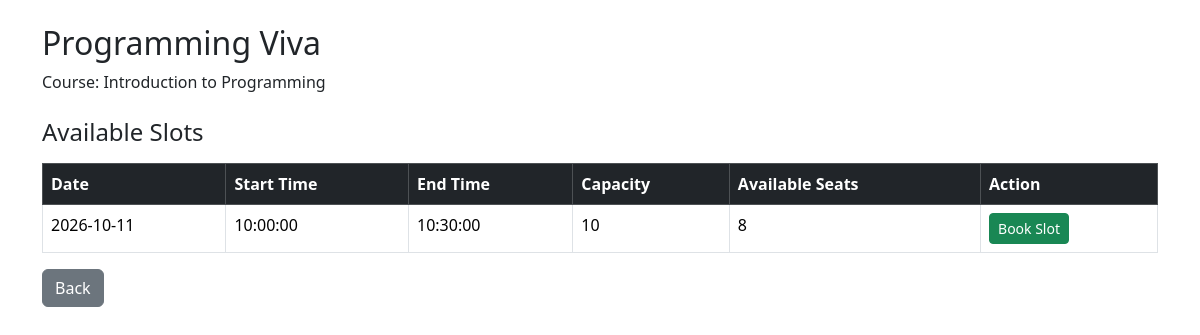
Page /student/exam/1/slots (signed in) on the earlier database version.
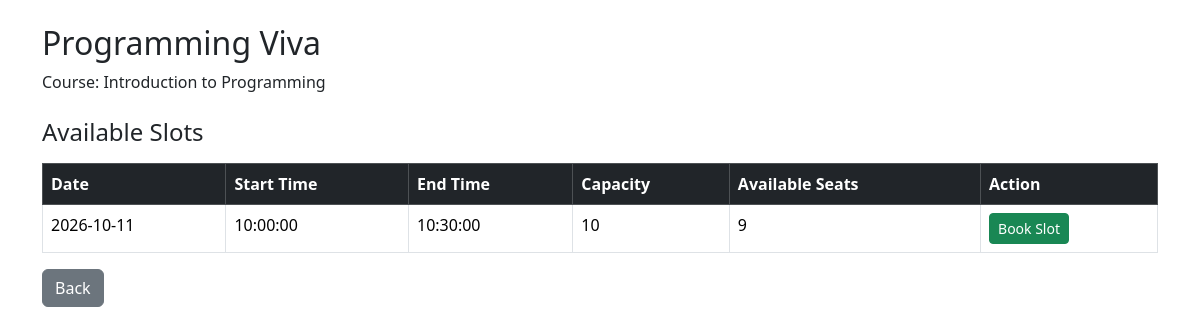
Same page on the later database version.
### models.py (models this page shows)
class ExaminationSlot(db.Model):
    __tablename__ = "slots"
    id = db.Column(db.Integer, primary_key=True)
    examination_id = db.Column(db.Integer, db.ForeignKey("examinations.id"), nullable=False)
    examiner_id = db.Column(db.Integer, db.ForeignKey("users.id"), nullable=False)
    date = db.Column(db.Date)
    start_time = db.Column(db.Time)
    end_time = db.Column(db.Time)
    capacity = db.Column(db.Integer)
    available_seats = db.Column(db.Integer)
    status = db.Column(db.String(30), default="Available")
    examination = db.relationship(
        "Examination",
        backref="slots"
    )
    examiner = db.relationship(
        "User",
        foreign_keys=[examiner_id],
        backref="examiner_slots"
    )

### app.py (the view)
@app.route("/student/exam/<int:id>/slots")
@login_required
def view_exam_slots(id):
    if current_user.role != "student":
        return redirect(url_for("login"))
    exam = Examination.query.get_or_404(id)
    print(exam)
    slots = ExaminationSlot.query.filter(
        ExaminationSlot.examination_id == exam.id,
        ExaminationSlot.status.in_(["Open", "Booking Open", "Active"])
    ).all()
    print(slots)
    return render_template("student/slots.html", exam=exam, slots=slots)

### app.py (called while the page is built)
@login_manager.user_loader
def load_user(user_id):
    return db.session.get(User, int(user_id))

### templates/student/slots.html (shortened to what this page needs)
<!DOCTYPE html>
<html>
<head>
    <link href="https://cdn.jsdelivr.net/npm/bootstrap@5.3.3/dist/css/bootstrap.min.css" rel="stylesheet">
</head>
<body>
    <div class="container mt-4">
        <h2>{{ exam.name }}</h2>
        <p>
            Course: {{ exam.course.name }}
        </p>
        <h4 class="mt-4">Available Slots</h4>
        <table class="table table-bordered table-hover mt-3">
            <thead class="table-dark">
                <tr>
                    <th>Date</th>
                    <th>Start Time</th>
                    <th>End Time</th>
                    <th>Capacity</th>
                    <th>Available Seats</th>
                    <th>Action</th>
                </tr>
            </thead>
            <tbody>
                {% for slot in slots %}
                <tr>
                    <td>{{ slot.date }}</td>
                    <td>{{ slot.start_time }}</td>
                    <td>{{ slot.end_time }}</td>
                    <td>{{ slot.capacity }}</td>
                    <td>{{ slot.available_seats }}</td>
                    <td>
                        {% if slot.available_seats > 0 %}
                        <form method="POST" action="{{ url_for('book_slot', slot_id=slot.id) }}">
                            <button type="submit" class="btn btn-success btn-sm">
                                Book Slot
                            </button>
                        </form>
                        {% else %}
                        <span class="badge bg-danger">
                            Full
                        </span>
                        {% endif %}
                    </td>
                </tr>
                {% else %}
                <tr>
                    <td colspan="6" class="text-center">
                        No slots available.
                    </td>
                </tr>
                {% endfor %}
            </tbody>
        </table>
        <a href="{{ url_for('student_dashboard') }}" class="btn btn-secondary">
            Back
        </a>
    </div>
</body>
</html>

Differences in the rows shown:
changed ExaminationSlot: available_seats "8" → "9"
